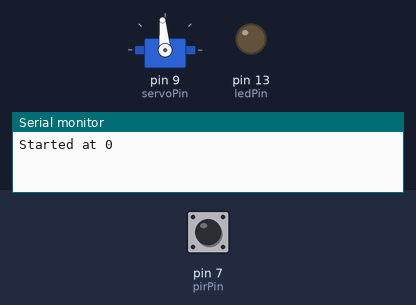
Recording of a sketch running on a simulated Arduino Uno, built with avr-gcc and run on an emulated ATmega328P. Shown: servo, output pins drawn as LEDs (lit = HIGH), the last lines printed to the serial monitor. Inputs (shaded band) come from the test bench; at power-on: pin 7 (pirPin) LOW.

Above: at 1.2 s.
1.3 s: pin 7 (pirPin) driven HIGH
At 2.3 s:
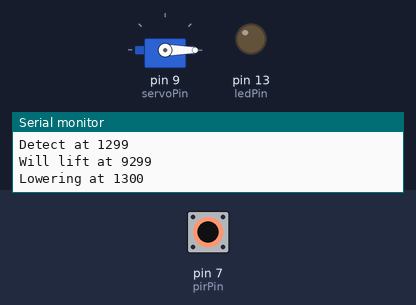
At 4.6 s:
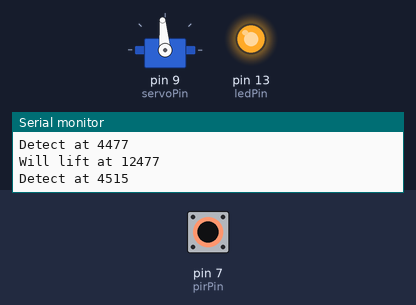
5.8 s: pin 7 (pirPin) pulsed LOW 5 times (0.12 s each, 0.3 s apart)
Timing chart, 0 to 8.8 s (numbered marks = the images above; inputs shaded):
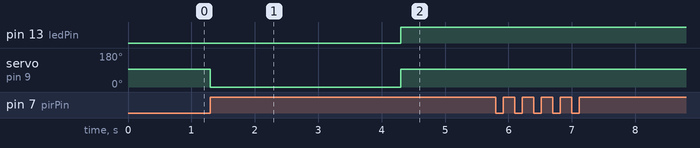

Measured:
- after the input at 1.3 s, pin 13 (ledPin): LOW → HIGH after 3.0 s; servo on pin 9 (servoPin): 95° → 0° at once, → 95° 3.0 s later

The sketch:

spider.ino
```cpp
/*
 * Sneaky spider Halloween prop.
 *
 * Created 27 Oct 2015 by Nate Plamondon
 *
 * Detects trick-or-treaters approaching my door, and lowers a giant spider to eye-level behind them.
 * When they turn around, surprise!
 *
 * All that's needed is a PIR sensor and a continuous-rotation servo.
 * PIR: http://osepp.com/products/sensors-arduino-compatible/passive-infrared-sensor-pir-module/
 * Servo: https://www.parallax.com/product/900-00008
 *
 * Attach a thread spool to the servo horn, and wrap it with fishing line or thread.
 * Mount creepy spider to free end of line.
 * How you mount this setup to your house is up to you.
 *
 * You will need to modify 'turnTime' and 'hangTime' variables to suit your needs.
 *
 * Circuit:
 * * PIR sensor sense pin to pin 7
 * * Servo control pin to pin 9
 * * If you need more servos and/or power, attach servo(s) to a separate supply.
 *   Make sure to tie supply and Arduino grounds together.
 *
 */

#include <Servo.h>

static int pirPin = 7;
static int ledPin = 13;
static int servoPin = 9;

static unsigned long turnTime = 3000; // Time it takes to lower the spider.
static unsigned long hangTime = 5000; // Time for the spider to hang out before climbing.
                                      //   This wait time is after the spider is lowered
                                      //   and the sensor stops detecting movement.

Servo servo;
static int servoStop = 95;            // Center 'hold' speed for the servo. Yours may vary.
static int servoUp = 180;             // Full speed CW.
static int servoDown = 0;             // Full speed CCW.

boolean spiderIsDown = false;
unsigned long currentTime = 0;
unsigned long lastDetectTime = 0;
unsigned long liftTargetTime = 0;

void setup() {
  Serial.begin(9600);
  pinMode(pirPin, INPUT); // PIR
  pinMode(ledPin, OUTPUT); // LED
  servo.attach(servoPin);
  servo.write(95);                    // Stop the servo initially.
  Serial.print("Started at ");
  Serial.println(millis());
}

void loop() {
  if (digitalRead(pirPin)) {
    lastDetectTime  = millis();
    liftTargetTime = lastDetectTime + turnTime + hangTime;
    Serial.print("Detect at ");
    Serial.println(lastDetectTime);
    Serial.print("Will lift at ");
    Serial.println(liftTargetTime);
    if (spiderIsDown == false) {
      dropSpider();
      spiderIsDown = true;
      Serial.println(spiderIsDown);
    }
  }
  currentTime = millis();
  if (spiderIsDown == true && currentTime > liftTargetTime) {
    liftSpider();
    spiderIsDown = false;
    Serial.println(spiderIsDown);
  }

  if (spiderIsDown == true) {
    digitalWrite(ledPin, HIGH);
  } else {
    digitalWrite(ledPin, LOW);
  }
}

void dropSpider() {
  Serial.print("Lowering at ");
  Serial.println(millis());

  servo.write(servoDown);
  delay(turnTime);
  servo.write(servoStop);

  Serial.print("Lowered at ");
  Serial.println(millis());
}

void liftSpider() {
  Serial.print("Lifting at ");
  Serial.println(millis());

  servo.write(servoUp);
  delay(turnTime);
  servo.write(servoStop);

  Serial.print("Lifted at ");
  Serial.println(millis());
}
```
